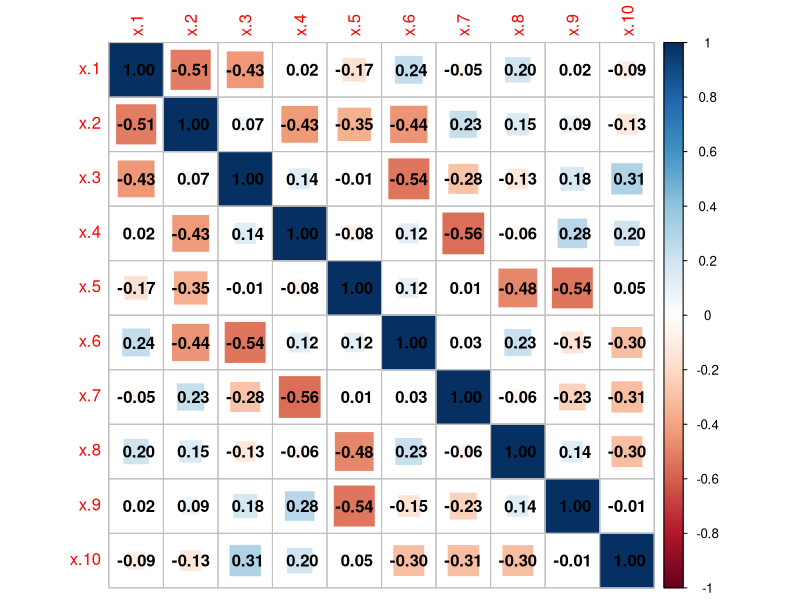

Reproduce this figure in R.
## ---- chunk 1
knitr::opts_chunk$set(echo = TRUE, warning = FALSE, message = FALSE)
## ---- chunk 2
rm(list = ls())
library(readr) ; library(tidyverse) ; library(corrplot)

train <- read.csv("vowel_train.csv", sep = ",")
train$x.10. <- gsub("\\\\", "", train$x.10.)
train$x.10. <- as.numeric(gsub("}", "", train$x.10.))
train$x.10 <- train$x.10. ; train$x.10. <- NULL

test <- read.csv("vowel_test.csv", sep = ",")
test$x.10. <- gsub("\\\\", "", test$x.10.)
test$x.10. <- as.numeric(gsub("}", "", test$x.10.))
test$x.10 <- test$x.10. ; test$x.10. <- NULL
head(train) ; summary(train)

corr_matrix <- cor(train[,-1]) # correlation matrix
corrplot(corr_matrix, method = "square", addCoef.col = 'black')  # associated plot

train[paste0("y_", 1:11)] <- lapply(1:11, function(k) { as.integer(train$y == k)})
test[paste0("y_", 1:11)] <- lapply(1:11, function(k) { as.integer(test$y == k)})

x_vars <- paste0("x.", 1:10) # string vector of the name of the features

models <- vector("list", 11) # create an empty list to store the 11 regressions

for (k in 1:11) { # loop through the 11 groups
  y_var <- paste0("y_", k) # string vector of the name of group k 
  
  formula_k <- as.formula(
    paste(y_var, "~", paste(x_vars, collapse = " + ")) # formula regress y_k on the features
  )
  
  models[[k]] <- lm(formula_k, data = train) # fit the reg
}

fitted_train <- as.data.frame(
  lapply(models, fitted) # retrieve the fitted values for each model
) # we store them in a data.frame

names(fitted_train) <- paste0("y_", 1:11) # rename the columns for clarity

# the predicted outcome is the one with the highest fitted values 
prediction_train <- max.col(fitted_train, ties.method = "first")

# Training error rate is ~0.48
train_error_rate <- mean(train$y != prediction_train) ; train_error_rate

# we obtain the fitted values of the model on the test data
fitted_test <- as.data.frame(
  lapply(models, function(model) predict(model, newdata = test))
)

names(fitted_test) <- paste0("y_", 1:11)

prediction_test <- max.col(fitted_test, ties.method = "first")

# the test error rate is ~0.67
test_error_rate <- mean(test$y != prediction_test) ; test_error_rate
